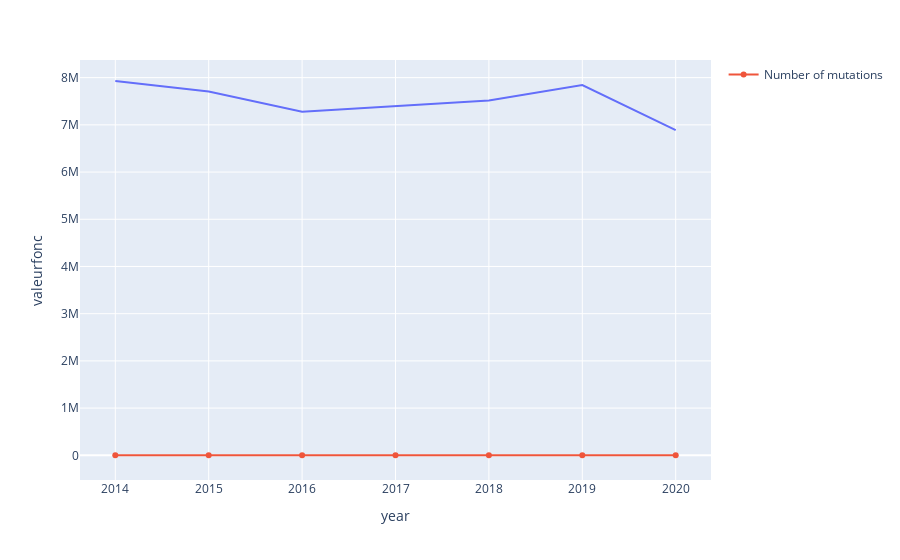

The cell this chart's notebook holds for it:
### Code cell
import plotly.express as px

val_min = 2000000
val_max = 100000000

year_min = 2014
year_max = 2020

IDF_grouped = IDF[(IDF['valeurfonc'] >= val_min) & (IDF['valeurfonc'] <= val_max) & (IDF['year'] >= year_min) & (IDF['year'] <= year_max)].groupby('year')

fig_1 = px.line(IDF_grouped.mean(), y="valeurfonc", )
fig_1.add_scatter(x=IDF_grouped.count().index, y=IDF_grouped.count()['valeurfonc'], name="Number of mutations")

# fig_2 = px.line(IDF_grouped.count(), y="valeurfonc")
fig_1.show()
# fig_2.show()

### Figure 1 — Plotly figure (JSON) as saved in the notebook; plotly's stock layout.template omitted (floating-point values rounded to 4 significant figures)
{"data": [{"hovertemplate": "year=%{x}<br>valeurfonc=%{y}<extra></extra>", "legendgroup": "", "line": {"color": "#636efa", "dash": "solid"}, "marker": {"symbol": "circle"}, "mode": "lines", "name": "", "orientation": "v", "showlegend": false, "type": "scatter", "x": [2014, 2015, 2016, 2017, 2018, 2019, 2020], "xaxis": "x", "y": [7929000.0, 7706000.0, 7278000.0, 7400000.0, 7514000.0, 7842000.0, 6888000.0], "yaxis": "y"}, {"name": "Number of mutations", "type": "scatter", "x": [2014, 2015, 2016, 2017, 2018, 2019, 2020], "y": [1162, 1383, 1623, 1963, 2255, 2675, 2027]}], "layout": {"autosize": true, "legend": {"tracegroupgap": 0}, "margin": {"t": 60}, "xaxis": {"anchor": "y", "autorange": true, "domain": [0, 1], "range": [2014.0, 2020.0], "title": {"text": "year"}, "type": "linear"}, "yaxis": {"anchor": "x", "autorange": true, "domain": [0, 1], "range": [-600800.0, 8378000.0], "title": {"text": "valeurfonc"}, "type": "linear"}}}
